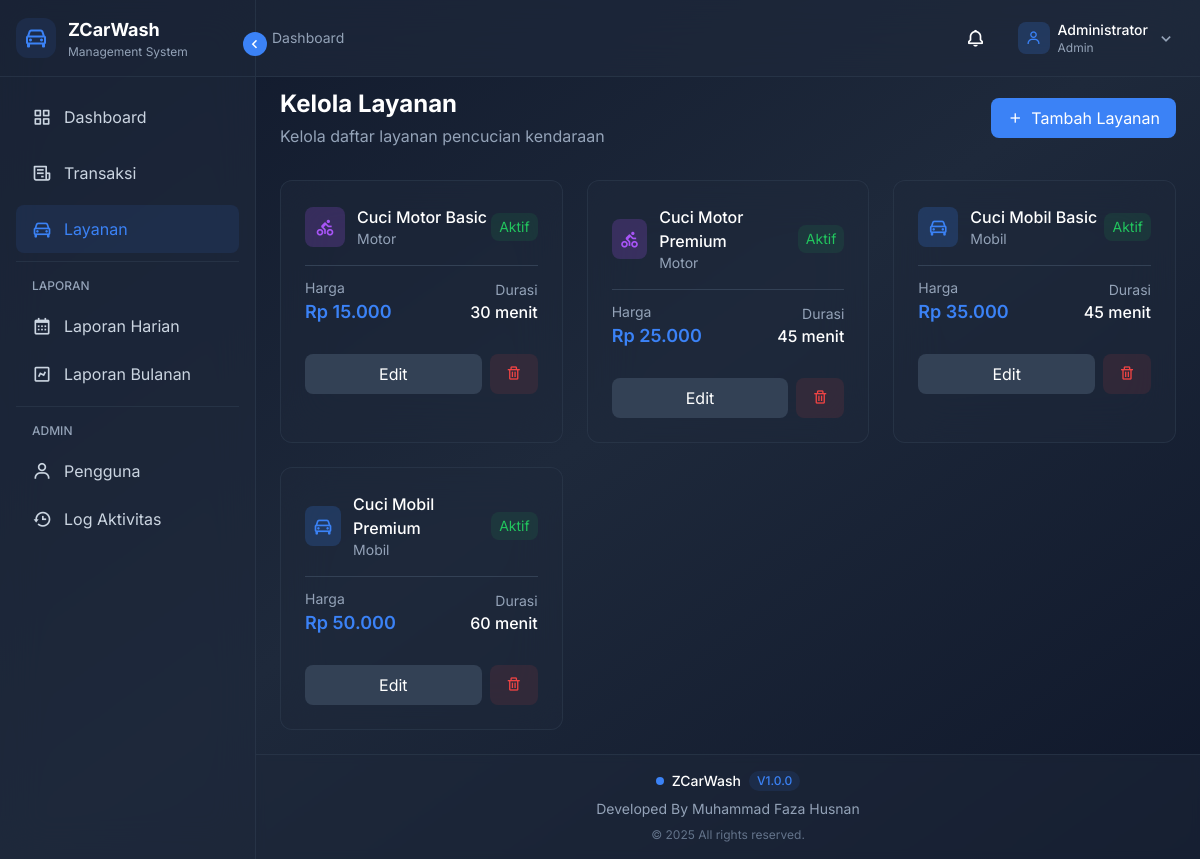
The app's page /dashboard/layanan/index.php (signed in) with its own data.
### tables this page shows
CREATE TABLE layanan (
    id_layanan INT PRIMARY KEY AUTO_INCREMENT,
    nama_layanan VARCHAR(100) NOT NULL,
    jenis_kendaraan ENUM('motor', 'mobil') NOT NULL,
    harga DECIMAL(10,2) NOT NULL,
    durasi_menit INT DEFAULT 30,
    status ENUM('aktif', 'nonaktif') DEFAULT 'aktif',
    created_at TIMESTAMP DEFAULT CURRENT_TIMESTAMP,
    updated_at TIMESTAMP NULL ON UPDATE CURRENT_TIMESTAMP
);

### dashboard/layanan/index.php (the view, shortened to what this page needs)
<?php
require_once '../../config/koneksi.php';
$query = "SELECT * FROM layanan ORDER BY jenis_kendaraan, nama_layanan";
$result = mysqli_query($koneksi, $query);
include '../components/header.php';
include '../components/sidebar.php';
?>
<div class="p-6">
    <div class="mb-8">
        <div class="flex items-center justify-between">
            <div>
                <h1 class="text-2xl font-bold">Kelola Layanan</h1>
                <p class="text-slate-400 mt-1">Kelola daftar layanan pencucian kendaraan</p>
            </div>
            <a href="tambah.php" class="px-4 py-2 bg-blue-500 hover:bg-blue-600 rounded-lg transition-colors inline-flex items-center gap-2">
                <i class='bx bx-plus'></i>
                Tambah Layanan
            </a>
        </div>
    </div>
    <div class="grid grid-cols-1 md:grid-cols-2 lg:grid-cols-3 gap-6">
        <?php while ($layanan = mysqli_fetch_assoc($result)): ?>
        <div class="bg-slate-800/50 backdrop-blur-xl rounded-xl border border-slate-700/50 overflow-hidden">
            <div class="p-6">
                <div class="flex items-center justify-between mb-4">
                    <div class="flex items-center gap-3">
                        <div class="w-10 h-10 rounded-lg <?= $layanan['jenis_kendaraan'] == 'mobil' ? 'bg-blue-500/20' : 'bg-purple-500/20' ?> flex items-center justify-center">
                            <i class='bx <?= $layanan['jenis_kendaraan'] == 'mobil' ? 'bx-car text-blue-500' : 'bx-cycling text-purple-500' ?> text-xl'></i>
                        </div>
                        <div>
                            <h3 class="font-medium"><?= $layanan['nama_layanan'] ?></h3>
                            <p class="text-sm text-slate-400 capitalize"><?= $layanan['jenis_kendaraan'] ?></p>
                        </div>
                    </div>
                    <div class="flex items-center">
                        <span class="px-2 py-1 text-sm rounded-lg <?= $layanan['status'] == 'aktif' ? 'bg-green-500/10 text-green-500' : 'bg-red-500/10 text-red-500' ?>">
                            <?= ucfirst($layanan['status']) ?>
                        </span>
                    </div>
                </div>
                <div class="flex justify-between items-center py-3 border-t border-slate-700">
                    <div>
                        <p class="text-sm text-slate-400">Harga</p>
                        <p class="text-lg font-semibold text-blue-500">
                            Rp <?= number_format($layanan['harga'], 0, ',', '.') ?>
                        </p>
                    </div>
                    <div class="text-right">
                        <p class="text-sm text-slate-400">Durasi</p>
                        <p class="font-medium"><?= $layanan['durasi_menit'] ?> menit</p>
                    </div>
                </div>
                <div class="flex gap-2 mt-4">
                    <a href="edit.php?id=<?= $layanan['id_layanan'] ?>"
                       class="flex-1 px-4 py-2 bg-slate-700 hover:bg-slate-600 rounded-lg transition-colors text-center">
                        Edit
                    </a>
                    <button onclick="hapusLayanan(<?= $layanan['id_layanan'] ?>, '<?= $layanan['nama_layanan'] ?>')"
                            class="px-4 py-2 bg-red-500/10 hover:bg-red-500/20 text-red-500 rounded-lg transition-colors">
                        <i class='bx bx-trash'></i>
                    </button>
                </div>
            </div>
        </div>
        <?php endwhile; ?>
    </div>
</div>
<?php include '../components/footer.php'; ?>

### dashboard/components/header.php (shortened to what this page needs)
<?php
$baseURL = "http://" . $_SERVER['HTTP_HOST'] . "/zcarwash";
?>
<!DOCTYPE html>
<html lang="id">
<head>
    <script src="https://cdn.tailwindcss.com"></script>
    <link href='https://unpkg.com/boxicons@2.1.4/css/boxicons.min.css' rel='stylesheet'>
</head>
<body class="bg-gradient-to-br from-slate-900 via-slate-800 to-slate-900 text-white min-h-screen">
    <div class="flex">
        <main class="flex-1 transition-all duration-300 ease-in-out ml-0 md:ml-64" id="mainContent">
            <nav class="fixed top-0 right-0 w-full md:w-[calc(100%-256px)] glass-effect border-b border-slate-700/50 z-40" id="topNav">
                <div class="flex items-center justify-between px-4 py-3">
                    <div class="flex items-center gap-3">
                        <div class="text-sm breadcrumbs hidden md:block">
                            <span class="text-slate-400">Dashboard</span>
                        </div>
                    </div>
                    <div class="flex items-center gap-4">
                        <div class="relative">
                            <button class="p-2 hover:bg-slate-700/50 rounded-lg transition-colors">
                                <i class='bx bx-bell text-xl'></i>
                            </button>
                        </div>
                        <div x-data="{ isOpen: false }" class="relative">
                            <button @click="isOpen = !isOpen"
                                class="flex items-center gap-2 p-2 hover:bg-slate-700/50 rounded-lg transition-colors">
                                <div class="w-8 h-8 bg-blue-500/20 rounded-lg flex items-center justify-center">
                                    <i class='bx bx-user text-blue-500'></i>
                                </div>
                                <div class="hidden md:block text-left">
                                    <p class="text-sm font-medium"><?= $_SESSION['nama'] ?></p>
                                    <p class="text-xs text-slate-400 capitalize"><?= $_SESSION['level'] ?></p>
                                </div>
                                <i class='bx bx-chevron-down text-xl text-slate-400'></i>
                            </button>
                        </div>
                    </div>
                </div>
            </nav>
            <div class="pt-16">

### dashboard/components/sidebar.php (shortened to what this page needs)
<aside class="sidebar fixed left-0 top-0 h-screen glass-effect border-r border-slate-700/50 transition-all duration-300 ease-in-out z-50 w-64" id="sidebar">
    <button id="sidebarCollapseBtn" class="absolute -right-3 top-8 bg-blue-500 text-white w-6 h-6 rounded-full flex items-center justify-center cursor-pointer hover:bg-blue-600 transition-colors">
        <i class='bx bx-chevron-left text-lg' id="toggleIcon"></i>
    </button>
    <div class="p-4 border-b border-slate-700/50">
        <div class="flex items-center gap-3">
            <div class="w-10 h-10 bg-blue-500/10 rounded-xl flex items-center justify-center flex-shrink-0">
                <i class='bx bx-car text-2xl text-blue-500'></i>
            </div>
            <div class="sidebar-text">
                <h1 class="text-lg font-bold whitespace-nowrap">ZCarWash</h1>
                <p class="text-xs text-slate-400 whitespace-nowrap">Management System</p>
            </div>
        </div>
    </div>
    <nav class="p-4 space-y-2">
        <a href="<?= $baseURL ?>/dashboard"
            class="flex items-center gap-3 px-4 py-2.5 rounded-lg hover:bg-slate-700/50 transition-colors <?= str_contains($_SERVER['REQUEST_URI'], '/dashboard') && !str_contains($_SERVER['REQUEST_URI'], '/dashboard/') ? 'bg-blue-500/10 text-blue-500' : 'text-slate-300' ?>">
            <i class='bx bx-grid-alt text-xl'></i>
            <span class="sidebar-text whitespace-nowrap">Dashboard</span>
        </a>
        <a href="<?= $baseURL ?>/dashboard/transaksi"
            class="flex items-center gap-3 px-4 py-2.5 rounded-lg hover:bg-slate-700/50 transition-colors <?= str_contains($_SERVER['REQUEST_URI'], '/dashboard/transaksi') ? 'bg-blue-500/10 text-blue-500' : 'text-slate-300' ?>">
            <i class='bx bx-receipt text-xl'></i>
            <span class="sidebar-text whitespace-nowrap">Transaksi</span>
        </a>
        <?php if ($_SESSION['level'] == 'admin'): ?>
            <a href="<?= $baseURL ?>/dashboard/layanan"
                class="flex items-center gap-3 px-4 py-2.5 rounded-lg hover:bg-slate-700/50 transition-colors <?= str_contains($_SERVER['REQUEST_URI'], '/dashboard/layanan') ? 'bg-blue-500/10 text-blue-500' : 'text-slate-300' ?>">
                <i class='bx bx-car text-xl'></i>
                <span class="sidebar-text whitespace-nowrap">Layanan</span>
            </a>
        <?php endif; ?>
        <div class="pt-2 mt-2 border-t border-slate-700/50">
            <p class="px-4 py-2 text-xs font-medium text-slate-400 uppercase sidebar-text">Laporan</p>
            <a href="<?= $baseURL ?>/dashboard/laporan/harian"
                class="flex items-center gap-3 px-4 py-2.5 rounded-lg hover:bg-slate-700/50 transition-colors <?= str_contains($_SERVER['REQUEST_URI'], '/dashboard/laporan/harian') ? 'bg-blue-500/10 text-blue-500' : 'text-slate-300' ?>">
                <i class='bx bx-calendar text-xl'></i>
                <span class="sidebar-text whitespace-nowrap">Laporan Harian</span>
            </a>
            <a href="<?= $baseURL ?>/dashboard/laporan/bulanan"
                class="flex items-center gap-3 px-4 py-2.5 rounded-lg hover:bg-slate-700/50 transition-colors <?= str_contains($_SERVER['REQUEST_URI'], '/dashboard/laporan/bulanan') ? 'bg-blue-500/10 text-blue-500' : 'text-slate-300' ?>">
                <i class='bx bx-chart text-xl'></i>
                <span class="sidebar-text whitespace-nowrap">Laporan Bulanan</span>
            </a>
        </div>
        <?php if ($_SESSION['level'] == 'admin'): ?>
            <div class="pt-2 mt-2 border-t border-slate-700/50">
                <p class="px-4 py-2 text-xs font-medium text-slate-400 uppercase sidebar-text">Admin</p>
                <a href="<?= $baseURL ?>/dashboard/pengguna"
                    class="flex items-center gap-3 px-4 py-2.5 rounded-lg hover:bg-slate-700/50 transition-colors <?= str_contains($_SERVER['REQUEST_URI'], '/dashboard/pengguna') ? 'bg-blue-500/10 text-blue-500' : 'text-slate-300' ?>">
                    <i class='bx bx-user text-xl'></i>
                    <span class="sidebar-text whitespace-nowrap">Pengguna</span>
                </a>
                <a href="<?= $baseURL ?>/dashboard/log-aktivitas"
                    class="flex items-center gap-3 px-4 py-2.5 rounded-lg hover:bg-slate-700/50 transition-colors <?= str_contains($_SERVER['REQUEST_URI'], '/dashboard/log-aktivitas') ? 'bg-blue-500/10 text-blue-500' : 'text-slate-300' ?>">
                    <i class='bx bx-history text-xl'></i>
                    <span class="sidebar-text whitespace-nowrap">Log Aktivitas</span>
                </a>
            </div>
        <?php endif; ?>
    </nav>
</aside>

### dashboard/components/footer.php (shortened to what this page needs)
</div>
<footer class="mt-auto">
    <div class="border-t border-slate-700/50 bg-slate-800/50 backdrop-blur-sm">
        <div class="px-6 py-4">
            <div class="flex flex-col items-center justify-center gap-2">
                <div class="flex items-center gap-2">
                    <span class="w-2 h-2 rounded-full bg-blue-500"></span>
                    <p class="text-sm font-medium text-white">ZCarWash</p>
                    <span class="px-2 py-0.5 rounded-full text-xs bg-blue-500/10 text-blue-500 font-medium">
                        V1.0.0
                    </span>
                </div>
                <p class="text-sm text-slate-400">
                    Developed By Muhammad Faza Husnan
                </p>
                <p class="text-xs text-slate-500">
                    &copy; <?= date('Y') ?> All rights reserved.
                </p>
            </div>
        </div>
    </div>
</footer>
</main>
</div>
</body>
</html>

### dashboard/components/header.php (style rules this page uses)
body { font-family: 'Inter', sans-serif; }
.glass-effect { background: rgba(30, 41, 59, 0.7); backdrop-filter: blur(20px); -webkit-backdrop-filter: blur(20px); }
.sidebar-text { transition: opacity 0.3s ease; }

### records on screen
layanan: nama_layanan "Cuci Motor Basic", jenis_kendaraan "Motor", status "Aktif", harga "15.000", durasi_menit "30"
layanan: nama_layanan "Cuci Motor Premium", jenis_kendaraan "Motor", status "Aktif", harga "25.000", durasi_menit "45"
layanan: nama_layanan "Cuci Mobil Basic", jenis_kendaraan "Mobil", status "Aktif", harga "35.000", durasi_menit "45"
layanan: nama_layanan "Cuci Mobil Premium", jenis_kendaraan "Mobil", status "Aktif", harga "50.000", durasi_menit "60"

### other values on screen
$_SESSION['nama'] "Administrator"
$_SESSION['level'] "Admin"
